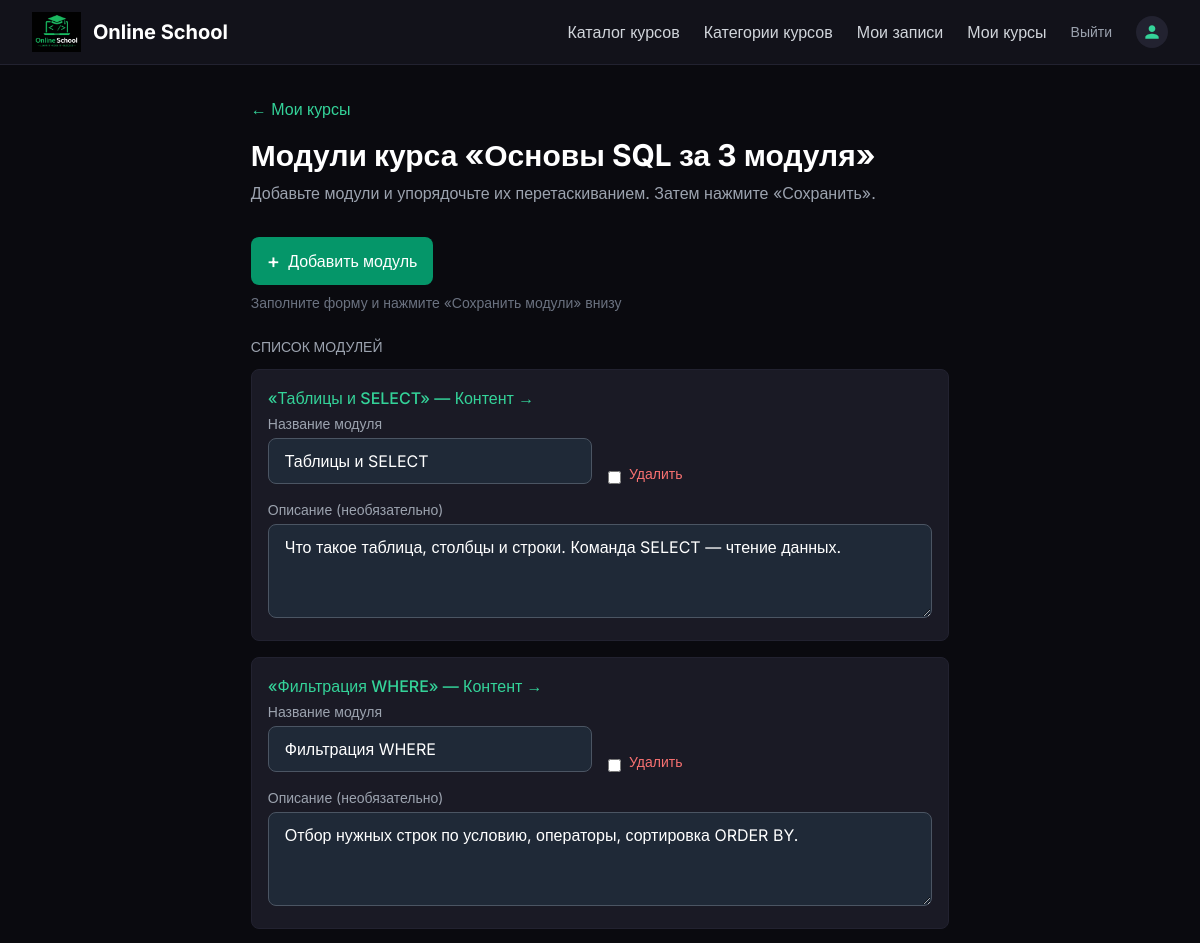
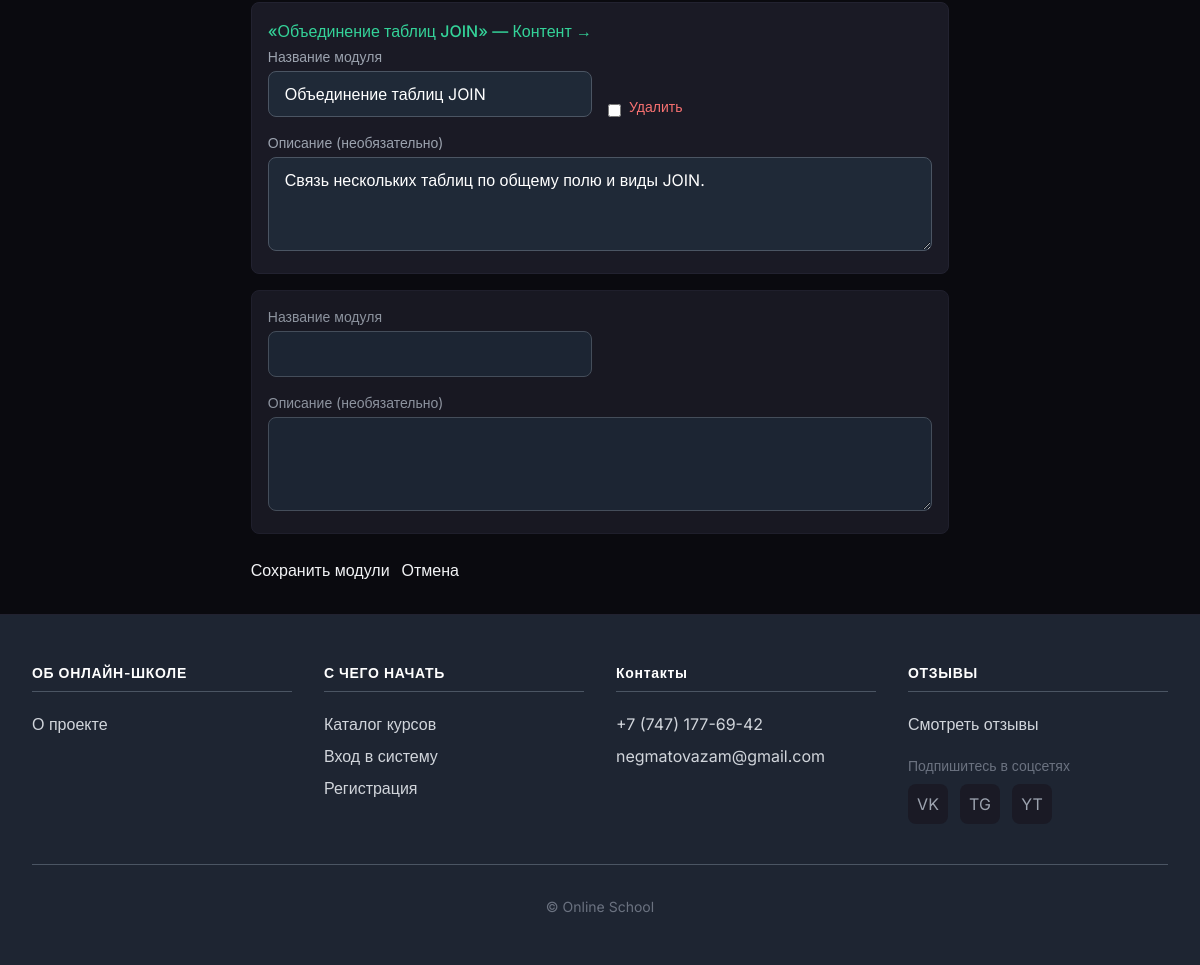
Page /course/1/module/ (signed in) on the committed database (2 pictures, top to bottom).
### courses/models.py (models this page shows, shortened)
class Course(models.Model):
    owner = models.ForeignKey(
        User,
        related_name='courses_created',
        on_delete=models.CASCADE
    )
    subject = models.ForeignKey(
        Subject,
        related_name='courses',
        on_delete=models.CASCADE
    )
    title = models.CharField(max_length=200)
    slug = models.SlugField(max_length=200, unique=True)
    overview = models.TextField()
    created = models.DateTimeField(auto_now_add=True)
    class Meta:
        ordering = ['-created']

class Module(models.Model):
    course = models.ForeignKey(
        Course, related_name='modules',
        on_delete=models.CASCADE
    )
    title = models.CharField(max_length=200)
    description = models.TextField(blank=True)
    order = OrderField(blank=True, for_fields=['course'])
    class Meta:
        ordering = ['order']

### courses/views.py (the view, shortened to what this page needs)
# urls.py: path('<int:pk>/module/', views.CourseModuleUpdateView.as_view(), name='course_module_update'),
class CourseModuleUpdateView(LoginRequiredMixin, TemplateResponseMixin, View):
    template_name = 'courses/manage/module/formset.html'
    course = None
    def get_formset(self, data=None):
        return ModuleFormSet(instance=self.course, data=data)
    def dispatch(self, request, *args, **kwargs):
        pk = kwargs.get('pk') or (args[0] if args else None)
        self.course = get_object_or_404(Course, id=pk, owner=request.user)
        return super().dispatch(request, *args, **kwargs)
    def get(self, request, *args, **kwargs):
        formset = self.get_formset()
        return self.render_to_response({'course': self.course, 'formset': formset})

### courses/forms.py
class ContactForm(forms.ModelForm):
    class Meta:
        model = ContactMessage
        fields = ['name', 'email', 'message']
        widgets = {
            'name': forms.TextInput(attrs={'class': INPUT_CLASS, 'placeholder': 'Ваше имя'}),
            'email': forms.EmailInput(attrs={'class': INPUT_CLASS, 'placeholder': 'Ваш email'}),
            'message': forms.Textarea(attrs={'class': INPUT_CLASS, 'rows': 3, 'placeholder': 'Ваше сообщение'}),
        }

### courses/context_processors.py (called while the page is built)
def contact_form(request):
    ctx = {'contact_form': ContactForm()}
    if request.user.is_authenticated:
        profile, _ = Profile.objects.get_or_create(user=request.user)
        ctx['user_profile'] = profile
        ctx['user_can_manage_courses'] = (
            request.user.is_staff or
            Course.objects.filter(owner=request.user).exists()
        )
    else:
        ctx['user_profile'] = None
        ctx['user_can_manage_courses'] = False
    return ctx

### courses/templates/courses/manage/module/formset.html (shortened to what this page needs)
{% extends "base.html" %}
{% block content %}
<div class="mb-8">
    <a href="{% url 'manage_course_list' %}" class="text-emerald-400 hover:underline mb-4 inline-block">← Мои курсы</a>
    <h1 class="text-3xl font-bold text-white mb-2">Модули курса «{{ course.title }}»</h1>
    <p class="text-gray-400">Добавьте модули и упорядочьте их перетаскиванием. Затем нажмите «Сохранить».</p>
</div>
<div class="card">
    <form method="post">
        <div class="mb-6">
            <button type="button" id="add-module-btn" class="inline-flex items-center gap-2 px-4 py-2.5 bg-emerald-600 hover:bg-emerald-700 text-white font-medium rounded-lg transition">
                <span class="text-xl">+</span> Добавить модуль
            </button>
            <p class="text-gray-500 text-sm mt-2">Заполните форму и нажмите «Сохранить модули» внизу</p>
        </div>
        <h3 class="text-sm font-medium text-gray-400 uppercase mb-3">Список модулей</h3>
        <ul id="course-modules" class="space-y-4">
            {% for form in formset %}
            <li data-id="{{ form.instance.id|default:'' }}" class="p-4 bg-dark-700 rounded-lg border border-dark-600 cursor-move {% if form.instance.id %}sortable-module{% else %}new-module-form opacity-90{% endif %}">
                <div class="grid gap-4 md:grid-cols-2">
                    <div>
                        {% if form.instance.pk %}
                        <a href="{% url 'module_content_list' form.instance.id %}" class="block text-emerald-400 hover:text-emerald-300 font-medium mb-1">«{{ form.instance.title }}» — Контент →</a>
                        {% endif %}
                        <label class="block text-sm text-gray-400 mb-1">Название модуля</label>
                        {{ form.title }}
                    </div>
                    <div class="flex items-end gap-2">
                        {% if form.instance.pk %}{{ form.DELETE }} <label class="text-red-400 text-sm cursor-pointer">Удалить</label>{% endif %}
                    </div>
                </div>
                <div class="mt-4">
                    <label class="block text-sm text-gray-400 mb-1">Описание (необязательно)</label>
                    {{ form.description }}
                </div>
            </li>
            {% endfor %}
        </ul>
        <div class="mt-6 flex gap-3">
            <button type="submit" class="btn-primary">Сохранить модули</button>
            <a href="{% url 'manage_course_list' %}" class="btn-secondary">Отмена</a>
        </div>
    </form>
</div>
{% endblock %}

### courses/templates/base.html (style rules this page uses)
body { font-family: 'Inter', sans-serif; }
.btn-primary { @apply bg-emerald-500 hover:bg-emerald-600 text-white font-medium px-6 py-2.5 rounded-lg transition; }
.btn-secondary { @apply bg-dark-700 hover:bg-dark-600 text-white font-medium px-6 py-2.5 rounded-lg border border-dark-600 transition; }
.card { @apply bg-dark-800 border border-dark-600 rounded-xl p-6; }
input[type=text], input[type=password], input[type=email], input[type=url], input[type=number], input[type=file], select, textarea { @apply w-full px-4 py-2.5 bg-gray-800 border border-gray-600 rounded-lg text-white placeholder-gray-500 focus:ring-2 focus:ring-emerald-500 focus:border-transparent; }

### rows in the picture
Course: title "Основы SQL за 3 модуля"
Module: instance "Таблицы и SELECT"
Module: instance "Фильтрация WHERE"
Module: instance "Объединение таблиц JOIN"
